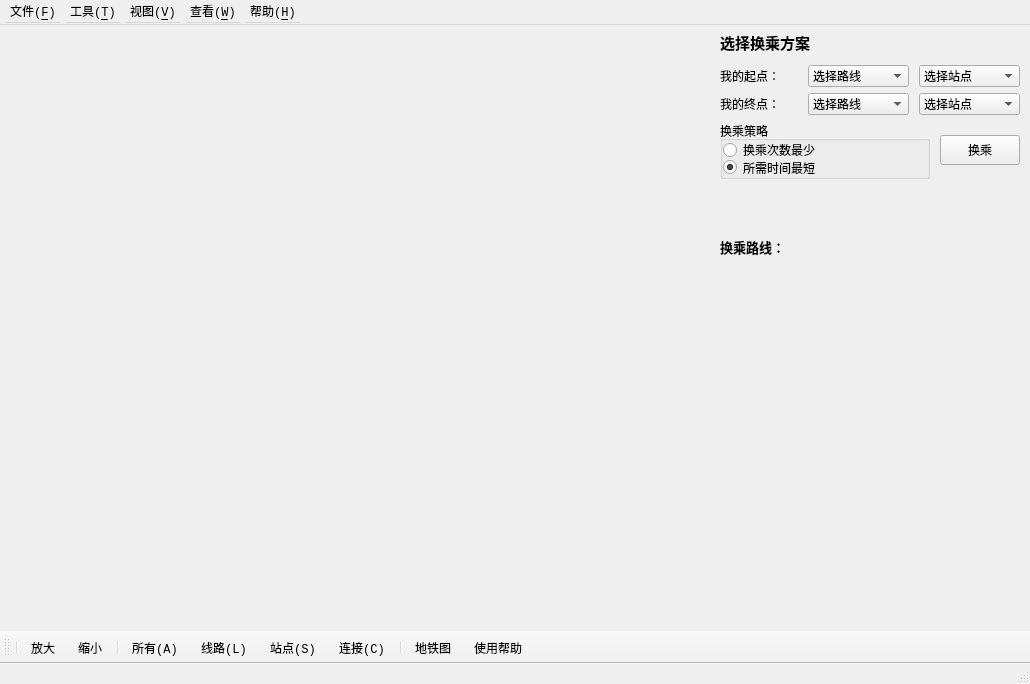
<?xml version="1.0" encoding="UTF-8"?>
<ui version="4.0">
 <class>MainWindow</class>
 <widget class="QMainWindow" name="MainWindow">
  <property name="enabled">
   <bool>true</bool>
  </property>
  <property name="geometry">
   <rect>
    <x>0</x>
    <y>0</y>
    <width>1030</width>
    <height>684</height>
   </rect>
  </property>
  <property name="minimumSize">
   <size>
    <width>1030</width>
    <height>680</height>
   </size>
  </property>
  <property name="font">
   <font>
    <family>Consolas</family>
   </font>
  </property>
  <property name="windowTitle">
   <string>地铁换乘指南</string>
  </property>
  <property name="windowIcon">
   <iconset resource="resource.qrc">
    <normaloff>:/icon/icon/metro-shanghai.png</normaloff>:/icon/icon/metro-shanghai.png</iconset>
  </property>
  <property name="autoFillBackground">
   <bool>false</bool>
  </property>
  <property name="styleSheet">
   <string notr="true">#MainWindow{border-image:url(:/icon/icon/bkg.png)}</string>
  </property>
  <property name="iconSize">
   <size>
    <width>24</width>
    <height>24</height>
   </size>
  </property>
  <widget class="QWidget" name="centralWidget">
   <property name="minimumSize">
    <size>
     <width>1030</width>
     <height>600</height>
    </size>
   </property>
   <layout class="QHBoxLayout" name="horizontalLayout" stretch="11,3">
    <property name="spacing">
     <number>10</number>
    </property>
    <property name="leftMargin">
     <number>10</number>
    </property>
    <property name="topMargin">
     <number>0</number>
    </property>
    <property name="rightMargin">
     <number>10</number>
    </property>
    <property name="bottomMargin">
     <number>0</number>
    </property>
    <item>
     <widget class="QGraphicsView" name="graphicsView">
      <property name="minimumSize">
       <size>
        <width>700</width>
        <height>580</height>
       </size>
      </property>
      <property name="styleSheet">
       <string notr="true">QGraphicsView{background-color: transparent;}</string>
      </property>
     </widget>
    </item>
    <item>
     <layout class="QVBoxLayout" name="verticalLayout_2" stretch="3,2,2,5,0,2,32">
      <property name="spacing">
       <number>6</number>
      </property>
      <item>
       <widget class="QLabel" name="labelTransfer">
        <property name="minimumSize">
         <size>
          <width>280</width>
          <height>30</height>
         </size>
        </property>
        <property name="font">
         <font>
          <family>Consolas</family>
          <pointsize>11</pointsize>
          <bold>true</bold>
         </font>
        </property>
        <property name="text">
         <string>选择换乘方案</string>
        </property>
       </widget>
      </item>
      <item>
       <layout class="QHBoxLayout" name="horizontalLayout4" stretch="7,9,9">
        <property name="spacing">
         <number>10</number>
        </property>
        <item>
         <widget class="QLabel" name="labelStart">
          <property name="minimumSize">
           <size>
            <width>70</width>
            <height>20</height>
           </size>
          </property>
          <property name="font">
           <font>
            <family>Consolas</family>
           </font>
          </property>
          <property name="text">
           <string>我的起点：</string>
          </property>
          <property name="buddy">
           <cstring>comboBoxStartLine</cstring>
          </property>
         </widget>
        </item>
        <item>
         <widget class="QComboBox" name="comboBoxStartLine">
          <property name="minimumSize">
           <size>
            <width>90</width>
            <height>20</height>
           </size>
          </property>
          <property name="font">
           <font>
            <family>Consolas</family>
           </font>
          </property>
          <item>
           <property name="text">
            <string>选择路线</string>
           </property>
          </item>
         </widget>
        </item>
        <item>
         <widget class="QComboBox" name="comboBoxStartStation">
          <property name="minimumSize">
           <size>
            <width>90</width>
            <height>20</height>
           </size>
          </property>
          <property name="font">
           <font>
            <family>Consolas</family>
           </font>
          </property>
          <item>
           <property name="text">
            <string>选择站点</string>
           </property>
          </item>
         </widget>
        </item>
       </layout>
      </item>
      <item>
       <layout class="QHBoxLayout" name="horizontalLayout5" stretch="7,9,9">
        <property name="spacing">
         <number>10</number>
        </property>
        <item>
         <widget class="QLabel" name="labelDestination">
          <property name="minimumSize">
           <size>
            <width>70</width>
            <height>20</height>
           </size>
          </property>
          <property name="font">
           <font>
            <family>Consolas</family>
           </font>
          </property>
          <property name="text">
           <string>我的终点：</string>
          </property>
          <property name="buddy">
           <cstring>comboBoxDstLine</cstring>
          </property>
         </widget>
        </item>
        <item>
         <widget class="QComboBox" name="comboBoxDstLine">
          <property name="minimumSize">
           <size>
            <width>90</width>
            <height>20</height>
           </size>
          </property>
          <property name="font">
           <font>
            <family>Consolas</family>
           </font>
          </property>
          <item>
           <property name="text">
            <string>选择路线</string>
           </property>
          </item>
         </widget>
        </item>
        <item>
         <widget class="QComboBox" name="comboBoxDstStation">
          <property name="minimumSize">
           <size>
            <width>90</width>
            <height>20</height>
           </size>
          </property>
          <property name="font">
           <font>
            <family>Consolas</family>
           </font>
          </property>
          <item>
           <property name="text">
            <string>选择站点</string>
           </property>
          </item>
         </widget>
        </item>
       </layout>
      </item>
      <item>
       <layout class="QHBoxLayout" name="horizontalLayout6" stretch="19,0">
        <property name="spacing">
         <number>10</number>
        </property>
        <item>
         <widget class="QGroupBox" name="groupBox">
          <property name="minimumSize">
           <size>
            <width>190</width>
            <height>30</height>
           </size>
          </property>
          <property name="title">
           <string>换乘策略</string>
          </property>
          <layout class="QVBoxLayout" name="verticalLayout" stretch="1,1">
           <property name="spacing">
            <number>0</number>
           </property>
           <property name="leftMargin">
            <number>0</number>
           </property>
           <property name="topMargin">
            <number>0</number>
           </property>
           <property name="rightMargin">
            <number>0</number>
           </property>
           <property name="bottomMargin">
            <number>0</number>
           </property>
           <item>
            <widget class="QRadioButton" name="radioButtonMinTransfer">
             <property name="minimumSize">
              <size>
               <width>100</width>
               <height>15</height>
              </size>
             </property>
             <property name="font">
              <font>
               <family>Consolas</family>
              </font>
             </property>
             <property name="text">
              <string>换乘次数最少</string>
             </property>
            </widget>
           </item>
           <item>
            <widget class="QRadioButton" name="radioButtonMinTime">
             <property name="minimumSize">
              <size>
               <width>100</width>
               <height>15</height>
              </size>
             </property>
             <property name="font">
              <font>
               <family>Consolas</family>
              </font>
             </property>
             <property name="text">
              <string>所需时间最短</string>
             </property>
             <property name="checked">
              <bool>true</bool>
             </property>
            </widget>
           </item>
          </layout>
         </widget>
        </item>
        <item>
         <widget class="QPushButton" name="pushButtonTransfer">
          <property name="minimumSize">
           <size>
            <width>70</width>
            <height>30</height>
           </size>
          </property>
          <property name="font">
           <font>
            <family>Consolas</family>
           </font>
          </property>
          <property name="styleSheet">
           <string notr="true"/>
          </property>
          <property name="text">
           <string>换乘</string>
          </property>
         </widget>
        </item>
       </layout>
      </item>
      <item>
       <spacer name="verticalSpacer">
        <property name="orientation">
         <enum>Qt::Orientation::Vertical</enum>
        </property>
        <property name="sizeHint" stdset="0">
         <size>
          <width>20</width>
          <height>50</height>
         </size>
        </property>
       </spacer>
      </item>
      <item>
       <widget class="QLabel" name="labelTransferRoute">
        <property name="minimumSize">
         <size>
          <width>280</width>
          <height>20</height>
         </size>
        </property>
        <property name="font">
         <font>
          <family>Consolas</family>
          <pointsize>10</pointsize>
          <bold>true</bold>
         </font>
        </property>
        <property name="text">
         <string>换乘路线：</string>
        </property>
       </widget>
      </item>
      <item>
       <widget class="QTextBrowser" name="textBrowserRoute">
        <property name="minimumSize">
         <size>
          <width>300</width>
          <height>300</height>
         </size>
        </property>
        <property name="font">
         <font>
          <family>Consolas</family>
         </font>
        </property>
        <property name="styleSheet">
         <string notr="true">background-color: transparent;</string>
        </property>
       </widget>
      </item>
     </layout>
    </item>
   </layout>
  </widget>
  <widget class="QMenuBar" name="menuBar">
   <property name="geometry">
    <rect>
     <x>0</x>
     <y>0</y>
     <width>1030</width>
     <height>25</height>
    </rect>
   </property>
   <property name="minimumSize">
    <size>
     <width>0</width>
     <height>25</height>
    </size>
   </property>
   <widget class="QMenu" name="menuHelp">
    <property name="title">
     <string>文件(&amp;F)</string>
    </property>
    <addaction name="actionClose"/>
   </widget>
   <widget class="QMenu" name="menuTool">
    <property name="title">
     <string>工具(&amp;T)</string>
    </property>
    <widget class="QMenu" name="menuAdd">
     <property name="title">
      <string>动态添加</string>
     </property>
     <property name="icon">
      <iconset resource="resource.qrc">
       <normaloff>:/icon/icon/add.png</normaloff>:/icon/icon/add.png</iconset>
     </property>
     <addaction name="actionAddAll"/>
     <addaction name="separator"/>
     <addaction name="actionAddLine"/>
     <addaction name="actionAddStation"/>
     <addaction name="actionAddConnect"/>
     <addaction name="separator"/>
    </widget>
    <addaction name="action"/>
    <addaction name="menuAdd"/>
    <addaction name="separator"/>
   </widget>
   <widget class="QMenu" name="menuWatch">
    <property name="title">
     <string>查看(&amp;W)</string>
    </property>
    <addaction name="actiontoolBar"/>
    <addaction name="actionstatusBar"/>
   </widget>
   <widget class="QMenu" name="menuView">
    <property name="title">
     <string>视图(&amp;V)</string>
    </property>
    <addaction name="toolEnlarge"/>
    <addaction name="toolShrink"/>
    <addaction name="separator"/>
    <addaction name="actionLineMap"/>
   </widget>
   <widget class="QMenu" name="menu_H">
    <property name="title">
     <string>帮助(&amp;H)</string>
    </property>
    <addaction name="actionuseHelp"/>
   </widget>
   <addaction name="menuHelp"/>
   <addaction name="menuTool"/>
   <addaction name="menuView"/>
   <addaction name="menuWatch"/>
   <addaction name="menu_H"/>
  </widget>
  <widget class="QToolBar" name="mainToolBar">
   <property name="minimumSize">
    <size>
     <width>0</width>
     <height>0</height>
    </size>
   </property>
   <property name="movable">
    <bool>true</bool>
   </property>
   <property name="allowedAreas">
    <set>Qt::ToolBarArea::AllToolBarAreas</set>
   </property>
   <property name="orientation">
    <enum>Qt::Orientation::Horizontal</enum>
   </property>
   <property name="iconSize">
    <size>
     <width>24</width>
     <height>24</height>
    </size>
   </property>
   <property name="toolButtonStyle">
    <enum>Qt::ToolButtonStyle::ToolButtonIconOnly</enum>
   </property>
   <property name="floatable">
    <bool>true</bool>
   </property>
   <attribute name="toolBarArea">
    <enum>BottomToolBarArea</enum>
   </attribute>
   <attribute name="toolBarBreak">
    <bool>false</bool>
   </attribute>
   <addaction name="separator"/>
   <addaction name="toolEnlarge"/>
   <addaction name="toolShrink"/>
   <addaction name="separator"/>
   <addaction name="actionAddAll"/>
   <addaction name="actionAddLine"/>
   <addaction name="actionAddStation"/>
   <addaction name="actionAddConnect"/>
   <addaction name="separator"/>
   <addaction name="actionLineMap"/>
   <addaction name="actionuseHelp"/>
  </widget>
  <widget class="QStatusBar" name="statusBar">
   <property name="minimumSize">
    <size>
     <width>0</width>
     <height>20</height>
    </size>
   </property>
  </widget>
  <action name="actionClose">
   <property name="checkable">
    <bool>true</bool>
   </property>
   <property name="text">
    <string>退出</string>
   </property>
   <property name="font">
    <font>
     <family>Consolas</family>
    </font>
   </property>
   <property name="shortcut">
    <string>Ctrl+E</string>
   </property>
  </action>
  <action name="toolEnlarge">
   <property name="icon">
    <iconset resource="resource.qrc">
     <normaloff>:/icon/icon/enlarge.png</normaloff>:/icon/icon/enlarge.png</iconset>
   </property>
   <property name="text">
    <string>放大</string>
   </property>
   <property name="toolTip">
    <string>点击放大</string>
   </property>
   <property name="font">
    <font>
     <family>Consolas</family>
    </font>
   </property>
   <property name="shortcut">
    <string>Ctrl+L</string>
   </property>
  </action>
  <action name="toolShrink">
   <property name="icon">
    <iconset resource="resource.qrc">
     <normaloff>:/icon/icon/shrink.png</normaloff>:/icon/icon/shrink.png</iconset>
   </property>
   <property name="text">
    <string>缩小</string>
   </property>
   <property name="toolTip">
    <string>点击缩小</string>
   </property>
   <property name="font">
    <font>
     <family>Consolas</family>
    </font>
   </property>
   <property name="shortcut">
    <string>Ctrl+S</string>
   </property>
  </action>
  <action name="action">
   <property name="icon">
    <iconset>
     <normaloff>:/icon/icon/query.png</normaloff>:/icon/icon/query.png</iconset>
   </property>
   <property name="text">
    <string>换乘指南(右栏)</string>
   </property>
   <property name="font">
    <font>
     <family>Consolas</family>
    </font>
   </property>
  </action>
  <action name="actionAddAll">
   <property name="checkable">
    <bool>false</bool>
   </property>
   <property name="icon">
    <iconset resource="resource.qrc">
     <normaloff>:/icon/icon/all.png</normaloff>:/icon/icon/all.png</iconset>
   </property>
   <property name="text">
    <string>所有(&amp;A)</string>
   </property>
   <property name="font">
    <font>
     <family>Consolas</family>
    </font>
   </property>
   <property name="shortcut">
    <string>Ctrl+A</string>
   </property>
  </action>
  <action name="actionAddLine">
   <property name="icon">
    <iconset resource="resource.qrc">
     <normaloff>:/icon/icon/subway.png</normaloff>:/icon/icon/subway.png</iconset>
   </property>
   <property name="text">
    <string>线路(&amp;L)</string>
   </property>
   <property name="font">
    <font>
     <family>Consolas</family>
    </font>
   </property>
   <property name="shortcut">
    <string>Ctrl+Shift+L</string>
   </property>
  </action>
  <action name="actionAddStation">
   <property name="icon">
    <iconset resource="resource.qrc">
     <normaloff>:/icon/icon/station.png</normaloff>:/icon/icon/station.png</iconset>
   </property>
   <property name="text">
    <string>站点(&amp;S)</string>
   </property>
   <property name="font">
    <font>
     <family>Consolas</family>
    </font>
   </property>
   <property name="shortcut">
    <string>Ctrl+Shift+S</string>
   </property>
  </action>
  <action name="actionAddConnect">
   <property name="icon">
    <iconset resource="resource.qrc">
     <normaloff>:/icon/icon/connect.png</normaloff>:/icon/icon/connect.png</iconset>
   </property>
   <property name="text">
    <string>连接(&amp;C)</string>
   </property>
   <property name="font">
    <font>
     <family>Consolas</family>
    </font>
   </property>
   <property name="shortcut">
    <string>Ctrl+Shift+C</string>
   </property>
  </action>
  <action name="actiontoolBar">
   <property name="checkable">
    <bool>true</bool>
   </property>
   <property name="checked">
    <bool>true</bool>
   </property>
   <property name="text">
    <string>toolBar</string>
   </property>
   <property name="font">
    <font>
     <family>Consolas</family>
    </font>
   </property>
  </action>
  <action name="actionstatusBar">
   <property name="checkable">
    <bool>true</bool>
   </property>
   <property name="checked">
    <bool>true</bool>
   </property>
   <property name="text">
    <string>statusBar</string>
   </property>
   <property name="font">
    <font>
     <family>Consolas</family>
    </font>
   </property>
  </action>
  <action name="actionLineMap">
   <property name="checkable">
    <bool>false</bool>
   </property>
   <property name="icon">
    <iconset resource="resource.qrc">
     <normaloff>:/icon/icon/map.png</normaloff>:/icon/icon/map.png</iconset>
   </property>
   <property name="text">
    <string>地铁图</string>
   </property>
   <property name="toolTip">
    <string>地铁网络线路图</string>
   </property>
   <property name="font">
    <font>
     <family>Consolas</family>
    </font>
   </property>
   <property name="shortcut">
    <string>Ctrl+M</string>
   </property>
  </action>
  <action name="actionuseHelp">
   <property name="checkable">
    <bool>false</bool>
   </property>
   <property name="checked">
    <bool>false</bool>
   </property>
   <property name="icon">
    <iconset resource="resource.qrc">
     <normaloff>:/icon/icon/help.png</normaloff>:/icon/icon/help.png</iconset>
   </property>
   <property name="text">
    <string>使用帮助</string>
   </property>
   <property name="font">
    <font>
     <family>Consolas</family>
    </font>
   </property>
   <property name="shortcut">
    <string>Ctrl+H</string>
   </property>
  </action>
 </widget>
 <layoutdefault spacing="6" margin="11"/>
 <resources>
  <include location="resource.qrc"/>
 </resources>
 <connections/>
</ui>
